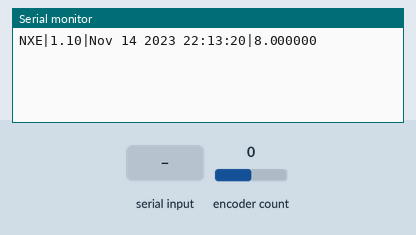
This sketch was run on a simulated Arduino Uno, built with avr-gcc and run on an emulated ATmega328P. Shown: the last lines printed to the serial monitor. The inputs (shaded band) are chosen by the test bench; at power-on: encoder count 0. EEPROM starts erased.

Above: at 1.2 s.
1.3 s: "MEASURE\n" received over Serial
At 2.3 s:
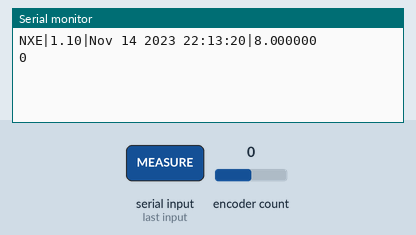
2.8 s: "CAL90\n" received over Serial
At 3.2 s:
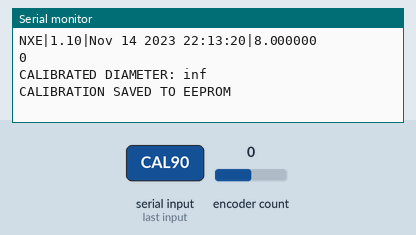

The sketch:

firmware.ino
```cpp
// (licence header left out)
#include <EEPROM.h>
#include <Encoder.h>
Encoder filamentEncoder(2, 3);

// Constant vars
const char compile_date[] = __DATE__ " " __TIME__;
const float compile_version = 1.1;

// Diameter of the gear or wheel attached to the encoder, this can be
// tweaked as necessary to achieve accurate results. The official diameter
// of the E3D Hobb Goblin is 7.3mm effective, but as we are not pushing the
// filament hard against the drive gear, our result is slightly larger.
float gearDiameter = 8.00;

// Number of pulses produces by the encoder for one full rotation.
// The AMT102-D2048-I5000-S in 2048 mode pulses 8192 times per
// rotation. (2048 x 4)
const unsigned int encoderRotationCount = 8192;

// Used to store the calculated encoder per MM value.
float encoderCountPerMM = 0.00;

// State tracking
String serialData = "";
bool serialDataComplete = false;

// Used to track extruded amount
unsigned long currentMeasurement = 0;
unsigned long previousMeasurement = 0;

void setup() {
  // Open the serial port at 9600 baud.
  Serial.begin(9600);
  serialData.reserve(32);

  // Check the EEPROM for the calibrated value, use that if
  // it exists and is valid.
  float calEEPROM = 0.00;
  EEPROM.get(0, calEEPROM);
  if (!isnan(calEEPROM) && calEEPROM != 0) {
    gearDiameter = calEEPROM;
  }

  // Output a welcome message
  Serial.print("NXE|");
  Serial.print(String(compile_version));
  Serial.print("|");
  Serial.print(String(compile_date));
  Serial.print("|");
  Serial.println(gearDiameter, 6);

  // Calculate the encoder pulses required for 1mm of movement.
  encoderCountPerMM = encoderRotationCount / (gearDiameter * PI);
}

void loop() {
  // Capture the encoder reading prior to anything else
  currentMeasurement = filamentEncoder.read();

  // Handle incoming serial data
  if (serialDataComplete) {
    if (serialData.startsWith("CAL")) {
      serialData = serialData.substring(3);
      if (serialData.toFloat()) {
        float calDistance = serialData.toFloat();
        float calDiameter = ((calDistance / currentMeasurement) * encoderRotationCount) / PI;
        Serial.print("CALIBRATED DIAMETER: ");
        Serial.println(calDiameter, 6);

        // Save calibration to EEPROM
        EEPROM.put(0, calDiameter);
        float calEEPROM = 0.00f;
        EEPROM.get(0, calEEPROM);
        if (calEEPROM != calDiameter) {
          Serial.print("ERROR SAVING TO EEPROM. EXPECTED: ");
          Serial.print(calDiameter);
          Serial.print(" RETRIEVED: ");
          Serial.print(calEEPROM);
        } else {
          Serial.println("CALIBRATION SAVED TO EEPROM");
        }
        encoderCountPerMM = encoderRotationCount / (calDiameter * PI);
      }
    } else if (serialData.startsWith("MEASURE")) {
      if (currentMeasurement > 4290000000) {
        // We have underflowed the 32bit long (or somehow extruded 18km of filament... I think
        // assuming the former of those two scenarios is the wiser choice :P )
        unsigned long underflow = 4294967295 - currentMeasurement;
        underflow += previousMeasurement;

        // Reset the encoder and tracking variables
        filamentEncoder.write(0);
        currentMeasurement = 0;
        Serial.println(0 - (underflow / encoderCountPerMM), 4);
      } else if (currentMeasurement > previousMeasurement) {
        // The filament has moved forwards
        Serial.println((currentMeasurement - previousMeasurement) / encoderCountPerMM, 4);
      } else if (currentMeasurement < previousMeasurement) {
        // The filament has moved backwards
        Serial.println(0 - ((previousMeasurement - currentMeasurement) / encoderCountPerMM), 4);
      } else {
        // The filament has not moved
        Serial.println(0, 4);
      }
      previousMeasurement = currentMeasurement;
    } else if (serialData.startsWith("RESET")) {
        // Reset the encoder to 0
        filamentEncoder.write(0);

        // Reset our tracking variables
        currentMeasurement = 0;
        previousMeasurement = 0;
    }

    // Clear serial data and flag
    serialData = "";
    serialDataComplete = false;
  }
}

// Handle incoming serial data
void serialEvent() {
  while (Serial.available()) {
    char inChar = (char)Serial.read();
    serialData += inChar;
    if (inChar == '\n') {
      serialDataComplete = true;
    }
  }
}
```

Measured:
- after the input at 1.3 s, the serial monitor: prints a new line at once (image 1)
- after the input at 2.8 s, the serial monitor: prints a new line at once (image 2)
